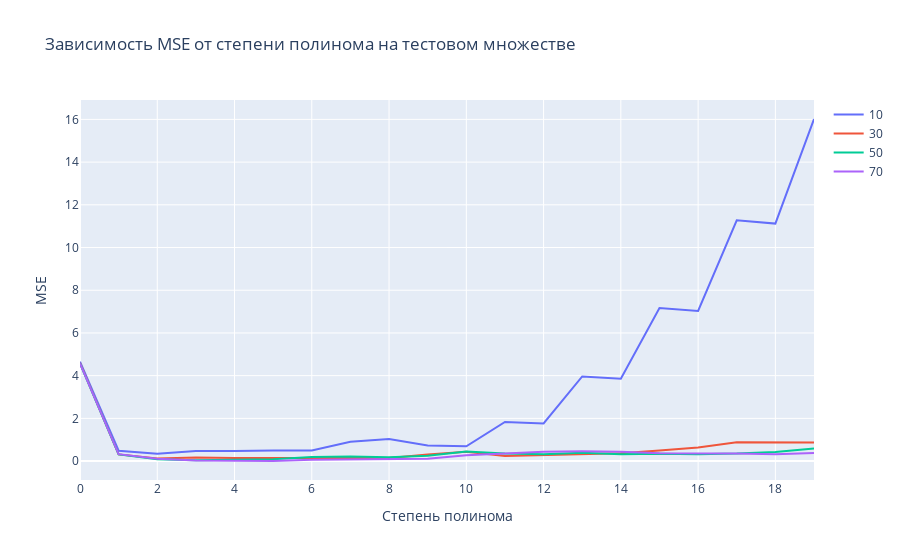

Notebook code cell kept with this figure:
### Code cell
fig = go.Figure()
for i in mses.keys():
    fig.add_trace(go.Scatter(x=polynoms[i], y=mses[i], name=i))

fig.update_layout(
    title="Зависимость MSE от степени полинома на тестовом множестве",
)
fig.update_xaxes(title_text='Степень полинома')
fig.update_yaxes(title_text='MSE')

### Figure 1 — Plotly figure (JSON) as saved in the notebook; plotly's stock layout.template omitted (floating-point values rounded to 4 significant figures)
{"data": [{"name": "10", "type": "scatter", "x": [0, 1, 2, 3, 4, 5, 6, 7, 8, 9, 10, 11, 12, 13, 14, 15, 16, 17, 18, 19], "y": [4.653, 0.4829, 0.3472, 0.4732, 0.4672, 0.5006, 0.4981, 0.8997, 1.035, 0.7267, 0.6936, 1.831, 1.761, 3.963, 3.856, 7.165, 7.028, 11.28, 11.12, 16.02]}, {"name": "30", "type": "scatter", "x": [0, 1, 2, 3, 4, 5, 6, 7, 8, 9, 10, 11, 12, 13, 14, 15, 16, 17, 18, 19], "y": [4.595, 0.3132, 0.1177, 0.1683, 0.1398, 0.1438, 0.1159, 0.1264, 0.1437, 0.3122, 0.4314, 0.2357, 0.2906, 0.3126, 0.3666, 0.4953, 0.6308, 0.8802, 0.8814, 0.8691]}, {"name": "50", "type": "scatter", "x": [0, 1, 2, 3, 4, 5, 6, 7, 8, 9, 10, 11, 12, 13, 14, 15, 16, 17, 18, 19], "y": [4.576, 0.3108, 0.08823, 0.04363, 0.06524, 0.08921, 0.1891, 0.2097, 0.1761, 0.255, 0.4496, 0.3556, 0.3212, 0.3846, 0.3227, 0.3422, 0.3211, 0.3498, 0.4282, 0.5835]}, {"name": "70", "type": "scatter", "x": [0, 1, 2, 3, 4, 5, 6, 7, 8, 9, 10, 11, 12, 13, 14, 15, 16, 17, 18, 19], "y": [4.571, 0.3245, 0.1144, 0.02282, 0.01883, 0.003319, 0.0657, 0.07243, 0.09864, 0.107, 0.2746, 0.3484, 0.4365, 0.4563, 0.4393, 0.3629, 0.361, 0.3592, 0.3141, 0.3775]}], "layout": {"title": {"text": "Зависимость MSE от степени полинома на тестовом множестве"}, "xaxis": {"title": {"text": "Степень полинома"}}, "yaxis": {"title": {"text": "MSE"}}}}
